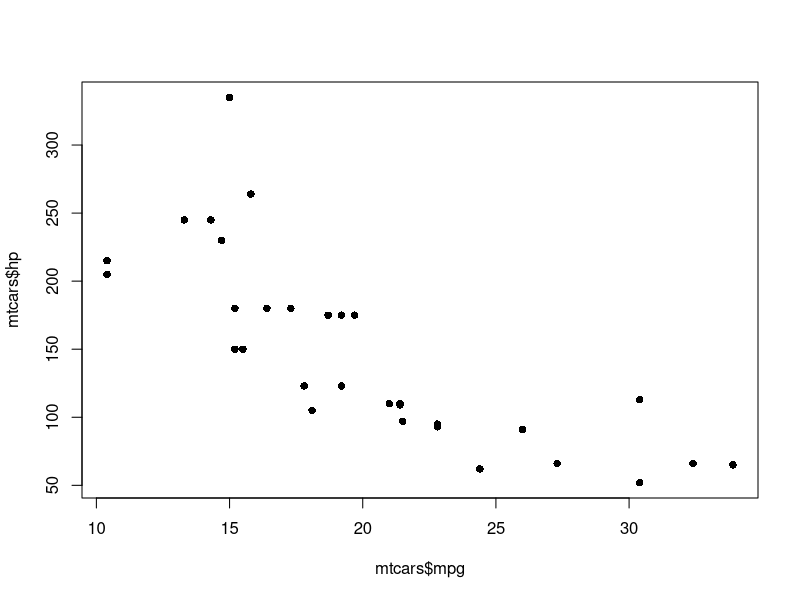
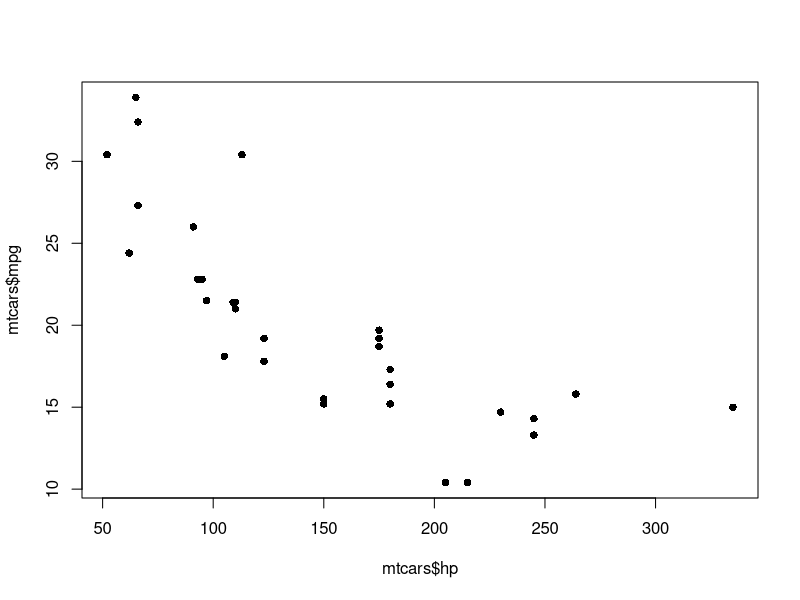
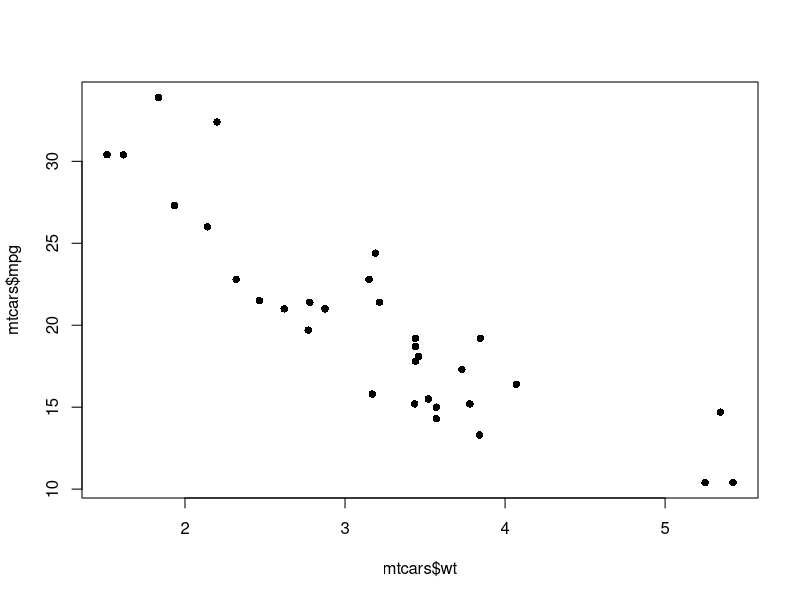
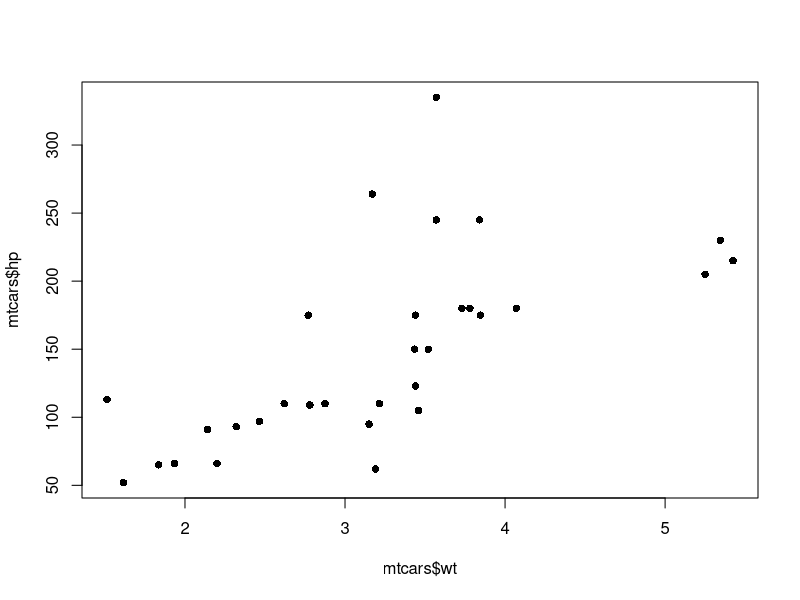

R code for these plots, in order:
### Correlation 

head(mtcars)

#pearson
cor(mtcars$mpg, mtcars$hp)
cor(mtcars$hp, mtcars$mpg)
#  ความสัมพันธ์อะไรก่อนหลังก็ได้มีผลเหมือนกัน 

plot(mtcars$mpg, mtcars$hp , pch = 16) # pch = ความหน่าของจุด
# ก่อนหลังมีผลต่างกัน  ก่อนเเก่น x , หลังเเก่น y
plot(mtcars$hp, mtcars$mpg , pch = 16)
plot(mtcars$wt, mtcars$mpg , pch = 16)
plot(mtcars$wt, mtcars$hp , pch = 16)

## correlation matrix
cor(mtcars[ , c("mpg", "wt", "hp")])

mtcars[  , c("mpg", "wt", "hp")] # ดึงมา3Columns ที่ว่างๆคือ ทุก Row

## dplyr
library(dplyr)
# ไปท์ %>%

mtcars %>%
  select(mpg, wt, hp) %>% 
  cor()

cor(mtcars$hp, mtcars$mpg)
cor.test(mtcars$hp, mtcars$mpg) # Pearson's product-moment correlation 
## cor.test ค่าที่ต้องการออกมาหมด p-value ถ้า p-value < 0.05 ถือว่าใช้ได้
### confidence interval ช่วงความเชื่อมั่นโดยมั่นใจได้เเค่ 95% 
